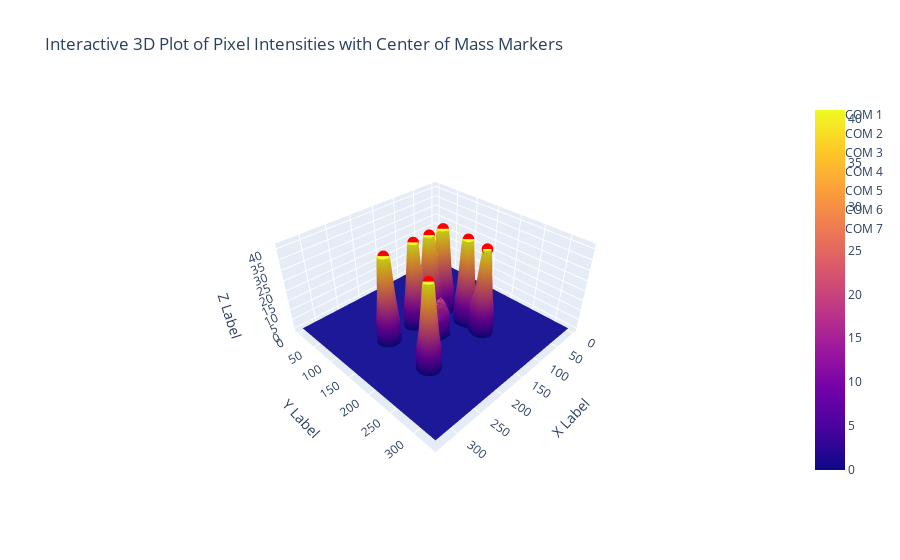

Notebook source saved alongside this figure:
### Markdown cell above
## Testing / Debuggin

### Code cell
img, img_copy, data, contours_og = ImageOrientation('/workspaces/CSDNA/Testing code/Robot Movement/Data/t=48avg.png')

# Display the image
plt.imshow(img_copy)
plt.show()

com_markers, contours, img = marker_finder(img, data)

# Display the image
plt.imshow(img)
plt.show()

#adding all the center of mass markers to the 3D scatter plot
markers = []
for i in range(len(com_markers)):
    markers.append({'x': com_markers[i][0], 'y': -com_markers[i][1], 'color': 'red', 'name': 'COM ' + str(i+1)})
    

# Plot the 3D surface with the center of mass markers
plot_3d_surface(data, contours=contours_og, markers = markers, title='Interactive 3D Plot of Pixel Intensities with Center of Mass Markers')

### Figure 1 — Plotly figure (JSON) as saved in the notebook; plotly's stock layout.template omitted (floating-point values rounded to 4 significant figures; data arrays with more than 128 entries replaced by an {"elided": "..."} marker saying what was removed)
{"data": [{"type": "surface", "z": {"elided": "333x333 int values"}}, {"marker": {"color": "red", "size": 4}, "mode": "markers", "name": "COM 1", "type": "scatter3d", "x": [114.6], "y": [227.9], "z": [41]}, {"marker": {"color": "red", "size": 4}, "mode": "markers", "name": "COM 2", "type": "scatter3d", "x": [241.8], "y": [227.7], "z": [41]}, {"marker": {"color": "red", "size": 4}, "mode": "markers", "name": "COM 3", "type": "scatter3d", "x": [112.1], "y": [186.4], "z": [41]}, {"marker": {"color": "red", "size": 4}, "mode": "markers", "name": "COM 4", "type": "scatter3d", "x": [181.9], "y": [131.3], "z": [41]}, {"marker": {"color": "red", "size": 4}, "mode": "markers", "name": "COM 5", "type": "scatter3d", "x": [147.0], "y": [132.1], "z": [41]}, {"marker": {"color": "red", "size": 4}, "mode": "markers", "name": "COM 6", "type": "scatter3d", "x": [115.2], "y": [132.6], "z": [41]}, {"marker": {"color": "red", "size": 4}, "mode": "markers", "name": "COM 7", "type": "scatter3d", "x": [242.4], "y": [130.5], "z": [41]}], "layout": {"scene": {"aspectmode": "manual", "aspectratio": {"x": 1, "y": 1, "z": 0.5}, "xaxis": {"title": {"text": "X Label"}}, "yaxis": {"title": {"text": "Y Label"}}, "zaxis": {"title": {"text": "Z Label"}}}, "title": {"text": "Interactive 3D Plot of Pixel Intensities with Center of Mass Markers"}}}
